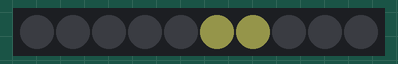
This program was run on a simulated CircuitPython board. Shown: 10 RGB LEDs in strip order, left to right. Dim RGB values are drawn brighter than linear; random numbers come from a fixed seed; what the program prints to the serial console is not drawn.

Above: at 0.1 s.
At 6.7 s:
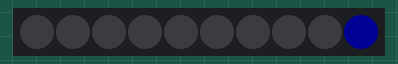
At 14.8 s:
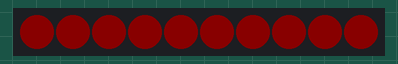
At 18.0 s:
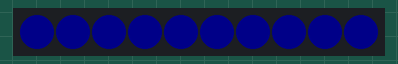
At 26.1 s:
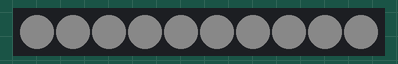
At 37.6 s:
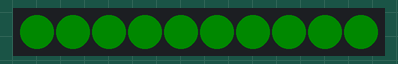

The program:

neopixel_animations.py
```python
import board
import neopixel
import random
import time


class neopixel_strip:

    def __init__(self, strand_length=10, pin_placement=board.NEOPIXEL):
        # alternatively board.D6
        self.strand_length = strand_length
        self.pixels = neopixel.NeoPixel(pin_placement,
                                        self.strand_length,
                                        auto_write=False)

    def lightsoff(self):
        for x in list(range(0, self.strand_length)):
            self.pixels[x] = (0, 0, 0)
            self.pixels.show()

    def allwhite(self):
        for x in list(range(0, self.strand_length)):
            self.pixels[x] = (255, 255, 255)
            self.pixels.show()

    def lowwhite(self):
        for x in list(range(0, self.strand_length)):
            self.pixels[x] = (5, 5, 5)
            self.pixels.show()

    def lightup(self, pixel, red, green, blue):
        self.pixels[pixel] = (red, green, blue)
        self.pixels.show()

    def randlights(self):
        # while 1:
        lightnum = random.randint(0, self.strand_length-1)

        red = random.randint(0, 255)
        green = random.randint(0, 255)
        blue = random.randint(0, 255)
        self.pixels.brightness(0.0, 1.0)
        self.lightup(lightnum, red, green, blue)
        time.sleep(.1)

    def left_to_right(self, red=0, green=0, blue=0):
        for x in list(range(0, self.strand_length)):
            self.lightup(x, red, green, blue)
            time.sleep(0.05)
        time.sleep(.1)

    def right_to_left(self, red=0, green=0, blue=0):
        for x in sorted(list(range(0, self.strand_length)), reverse=True):
            self.lightup(x, red, green, blue)
            time.sleep(.05)
        time.sleep(.1)

    def middle_to_edges(self, red=0, green=0, blue=0):
        for x in sorted(list(range(0, self.strand_length//2))):
            self.lightup(x+5, red, green, blue)
            self.lightup(4-x, red, green, blue)
            time.sleep(.1)

    def edges_to_middle(self, red=0, green=0, blue=0):
        for x in sorted(list(range(0, self.strand_length//2)), reverse=True):
            self.lightup(x+5, red, green, blue)
            self.lightup(4-x, red, green, blue)
            time.sleep(.1)

    def ribbon(self,
               pixel_count=1,
               red=10, green=10,
               blue=10,
               start_position=0):
        self.lightsoff()
        for x in list(range(0, pixel_count)):
            # print(x+start_position)
            if (x+start_position) < self.strand_length:
                self.lightup(x + start_position, red, green, blue)

    def ribbon_left_to_right(self,
                             pixel_count,
                             red=10,
                             green=10,
                             blue=10,
                             speed=0.5):
        self.lightsoff()

        for pos in list(range(0, self.strand_length)):
            self.lightsoff()
            self.ribbon(pixel_count, red, green, blue, pos)
            time.sleep(speed)

        self.lightsoff()

    def ribbon_right_to_left(self,
                             pixel_count,
                             red=10,
                             green=10,
                             blue=10,
                             speed=0.5):
        self.lightsoff()
        for pos in sorted(list(range(0, self.strand_length)), reverse=True):

            self.lightsoff()
            self.ribbon(pixel_count, red, green, blue, pos)
            time.sleep(speed)
        self.lightsoff()

    def demo(self, demo_runs=1):
        if demo_runs == 0:
            self.lightsoff()

        while demo_runs:
            self.ribbon(2, 20, 20, 10, 5)
            time.sleep(2)
            self.ribbon_left_to_right(pixel_count=3, red=0, green=0, blue=20)
            time.sleep(1)
            self.ribbon_right_to_left(pixel_count=4, red=0, green=20, blue=0)
            time.sleep(1)
            self.left_to_right(red=10)
            time.sleep(1)
            self.left_to_right(green=10)
            time.sleep(1)
            self.left_to_right(blue=10)
            time.sleep(1)
            self.left_to_right(red=10, green=10, blue=10)
            time.sleep(1)
            self.right_to_left(red=10)
            time.sleep(1)
            self.right_to_left(green=10)
            time.sleep(1)
            self.right_to_left(blue=10)
            time.sleep(1)
            self.right_to_left(red=10, green=10, blue=10)
            time.sleep(1)
            self.lowwhite()
            time.sleep(1)
            self.middle_to_edges()
            time.sleep(1)
            self.middle_to_edges(red=10)
            time.sleep(1)
            self.middle_to_edges(green=10)
            time.sleep(1)
            self.middle_to_edges(blue=10)
            time.sleep(1)
            self.middle_to_edges(10, 10, 10)
            time.sleep(1)
            self.edges_to_middle(red=10)
            time.sleep(1)
            self.edges_to_middle(green=10)
            time.sleep(1)
            self.edges_to_middle(blue=10)
            time.sleep(1)
            self.edges_to_middle(10, 10, 10)
            time.sleep(1)
            self.lowwhite()
            time.sleep(1)
            self.lightsoff()
            time.sleep(1)
            for x in list(range(0, self.strand_length*10)):
                self.randlights()
            time.sleep(1)
            self.lightsoff()
            time.sleep(2)
            # self.allwhite()
            # time.sleep(.1)
            demo_runs = demo_runs - 1


if __name__ == "__main__":
    print('Neopixel Demo Starts Now!')
    ns = neopixel_strip()
    ns.demo(10)
```

Measured:
- what the display in image 1 shows lasts 0.6 s, from 6.6 s to 7.2 s
- what the display in image 2 shows lasts 1.1 s, from 14.8 s to 15.9 s
- what the display in image 5 shows lasts 1.1 s, from 37.6 s to 38.7 s
